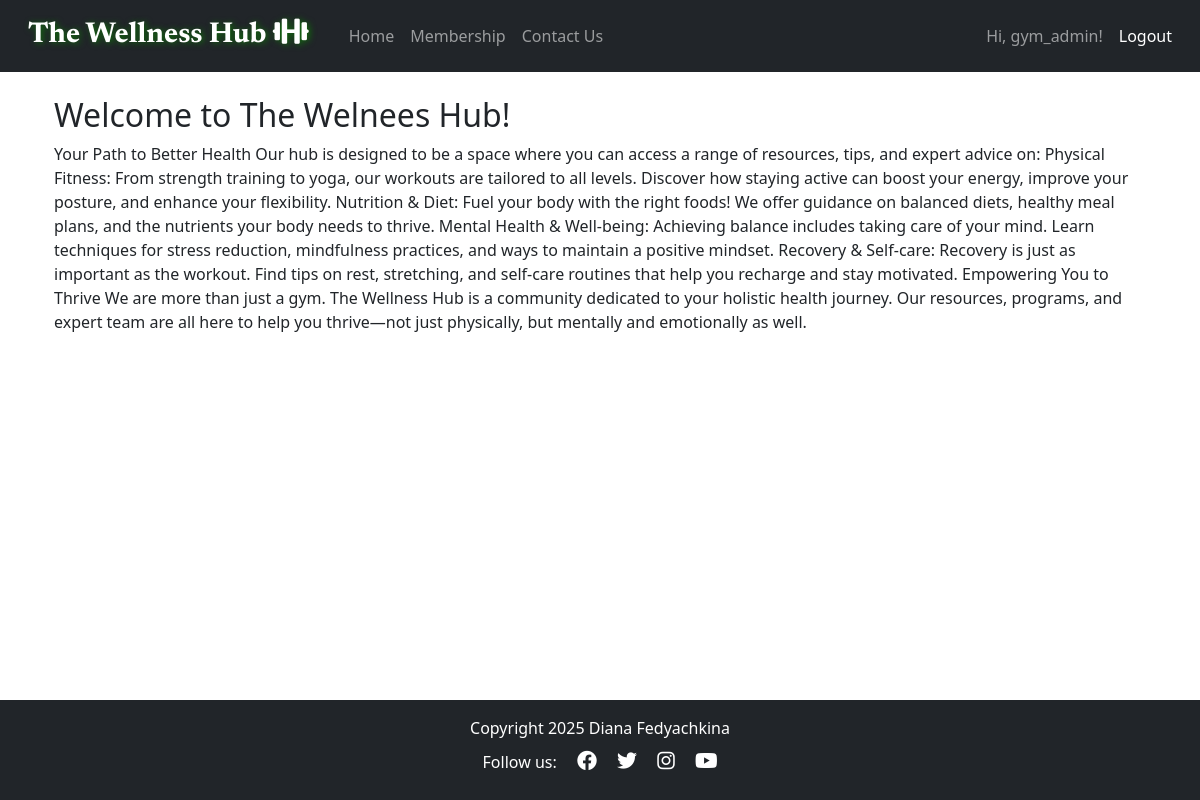
The app's page / (signed in) with its own data.
### gym_home/models.py (models this page shows, shortened)
class HomeText(models.Model):
    title = models.CharField(max_length=255)
    content = models.TextField()
    is_active = models.BooleanField(default=True)

### gym_home/views.py (the view)
# urls.py: path('', views.home, name='home'),
def home(request):
    carousel_images = Carousel.objects.filter(is_active=True)
    home_text = HomeText.objects.filter(is_active=True).first()
    return render(request, 'gym_home/home.html', {'carousel_images': carousel_images, 'home_text': home_text})  # noqa

### the_welness_hub/contexts.py (called while the page is built)
def membership_status(request):
    is_member = False
    if request.user.is_authenticated:
        is_member = MembershipRequest.objects.filter(
            user=request.user,
            status="approved"
        ).exists()
    return {"is_member": is_member}

### gym_home/templates/gym_home/home.html (shortened to what this page needs)
{% extends "base.html" %}
{% load static %}
{% load cloudinary %}
{% block content %}
  {% if home_text %}
    <div class="container mt-4">
        <h2>{{ home_text.title }}</h2>
        {{ home_text.content | safe }}
    </div>
{% endif %}
{% endblock %}
{% block copyright %}
    Copyright 2025 Diana Fedyachkina
{% endblock %}

### templates/base.html (shortened to what this page needs)
{% load static %}
{% url 'home' as home_url %}
{% url 'create_appointment' as appointment_url %}
{% url 'membership' as membership_url %}
{% url 'contact' as contact_url %}
{% url 'account_login' as login_url %}
{% url 'account_signup' as signup_url %}
{% url 'account_logout' as logout_url %}
<!DOCTYPE html>
<html lang="en">
<head>
    <link href="https://cdn.jsdelivr.net/npm/bootstrap@5.0.2/dist/css/bootstrap.min.css" rel="stylesheet"
>
    <link href="https://cdnjs.cloudflare.com/ajax/libs/font-awesome/6.0.0-beta3/css/all.min.css" rel="stylesheet">
    <link rel="stylesheet" href="{% static 'css/style.css' %}">
</head>
<body class="d-flex flex-column min-vh-100">
    <nav class="navbar navbar-expand-lg navbar-dark bg-dark">
        <div class="container-fluid">
            <a class="navbar-brand nav-link" href="#">The Wellness Hub <i class="fas fa-dumbbell"></i></a>
            <div class="collapse navbar-collapse" id="navbarScroll">
                <ul class="navbar-nav me-auto my-2 my-lg-0 navbar-nav-scroll" style="--bs-scroll-height: 100px;">
                    <li class="nav-item">
                        <a class="nav-link" href="{{ home_url }}">Home</a>
                    </li>
                    <li class="nav-item">
                        <a class="nav-link" href="{{ membership_url }}">Membership</a>
                    </li>
                    <li class="nav-item">
                        <a class="nav-link" href="{{ contact_url }}">Contact Us</a>
                    </li>
                </ul>
                <span class="navbar-text">
                    {% if user.is_authenticated %}
                    <span class="navbar-text">
                        <span class="d-flex align-items-center">
                            <span class="mb-0 mr-3">Hi, {{ user.username }}!</span>
                            <a class="nav-link" href="/accounts/logout/" aria-current="page">
                                Logout
                            </a>
                        </span>
                    </span>
                    {% endif %}
                </span>
            </div>
        </div>
    </nav>
    <main class="container flex-grow-1">
        {% block content %}{% endblock content %}
    </main>
    <footer class="footer mt-auto py-3 footer-dark bg-dark">
        <p class="m-0 text-center text-white">
            {% block copyright %}{% endblock copyright %}
        </p>
        <div class="social-media">
            <p class="m-0 text-center text-white">Follow us:
                <a href="http://facebook.com" target="_blank" rel="noopener noreferrer"
                    class="icon-link icon-link-hover">
                    <i class="fa-brands fa-facebook ms-3"></i>
                </a>
                <a href="http://twitter.com" target="_blank" rel="noopener noreferrer"
                    class="icon-link icon-link-hover">
                    <i class="fa-brands fa-twitter ms-3"></i>
                </a>
                <a href="http://instagram.com" target="_blank" rel="noopener noreferrer"
                    class="icon-link icon-link-hover">
                    <i class="fa-brands fa-instagram ms-3"></i>
                </a>
                <a href="http://youtube.com" target="_blank" rel="noopener noreferrer"
                    class="icon-link icon-link-hover">
                    <i class="fa-brands fa-youtube ms-3"></i>
                </a>
            </p>
        </div>
    </footer>
</body>
</html>

### static/css/style.css (style rules this page uses)
.navbar-brand { font-family: 'Newsreader', sans-serif; font-weight: bold; text-shadow: 2px 1px 6px #0f6e0a; transition: text-shadow 0.3s ease; font-size: 1.8em; }
.social-media { margin: 10px; }
.icon-link { display: contents; padding: 15px; transition: transform 0.3s ease, color 0.3s ease; color: #ffffff; text-decoration: none; margin: 10px; }
.icon-link i { font-size: 20px; color: inherit; }
.icon-link + .icon-link { margin-left: 15px; }

### records on screen
HomeText: title "Welcome to The Welnees Hub!", content "Your Path to Better Health Our hub is designed to be a space where you can access a range of resources, tips, and expert advice on: Physical Fitness: From strength training to yoga, our workouts are tailored to all levels. Discover how staying active can boost your energy, improve your posture, and enhance your flexibility. Nutrition & Diet: Fuel your body with the right foods! We offer guidance on balanced diets, healthy meal plans, and the nutrients your body needs to thrive. Mental Health & Well-being: Achieving balance includes taking care of your mind. Learn techniques for stress reduction, mindfulness practices, and ways to maintain a positive mindset. Recovery & Self-care: Recovery…"

### other values on screen
{{ user.username }} "gym_admin"
